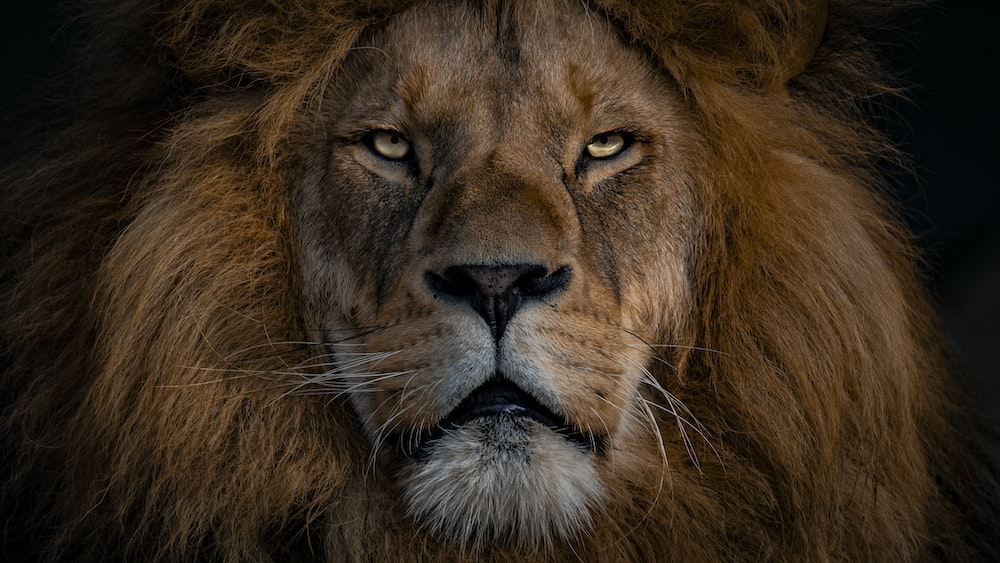
#> input picture Histogram/lion.jfif, 1000 x 563 px
$ python main.py
#> lines starting #> are read from the running program, lines starting #| are printed output that depends on the picture
import cv2
import numpy as np
from matplotlib import pyplot as plt

firstImage = cv2.imread("lion.jfif", 0)
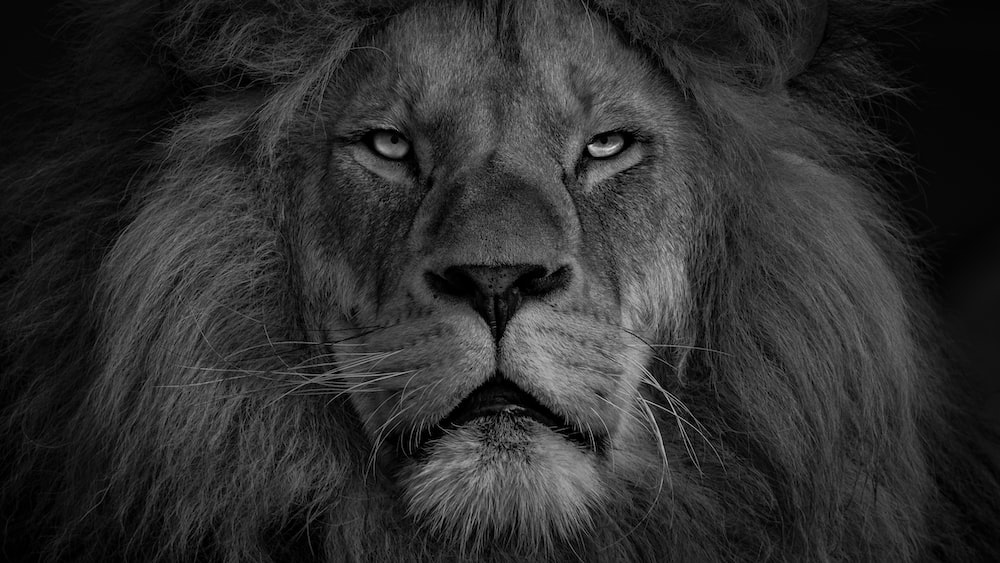
#> firstImage: shape (563, 1000); min 0, max 231, mean 46.6
cv2.imshow("Image Processing", firstImage)
cv2.waitKey()

shape = firstImage.shape  # Image Array Size 3
#> shape = (563, 1000)
height = shape[0]
#> height = 563
width = shape[1]
#> width = 1000

histogramArray = np.zeros(256)

for i in range(0, height):
    for j in range(0, width):
        histogramArray[firstImage[i][j]] += 1

plt.figure("Histogram")
plt.xlabel("0-255 Color Values of Pixels")
plt.ylabel("Intensitive of the Points")
plt.plot(histogramArray)
plt.show()
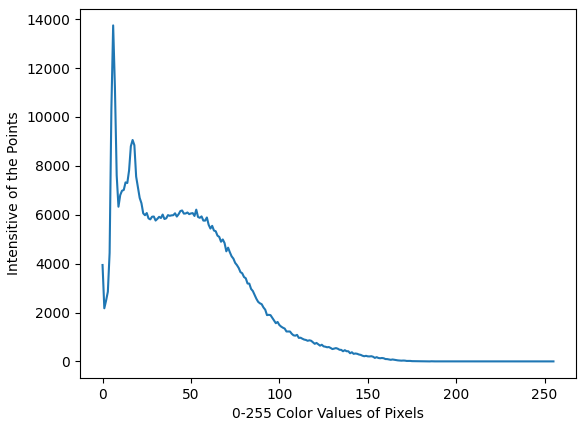
#> figure drawn by matplotlib, 1 panel; curve peaks at x = 6, y = 13743
